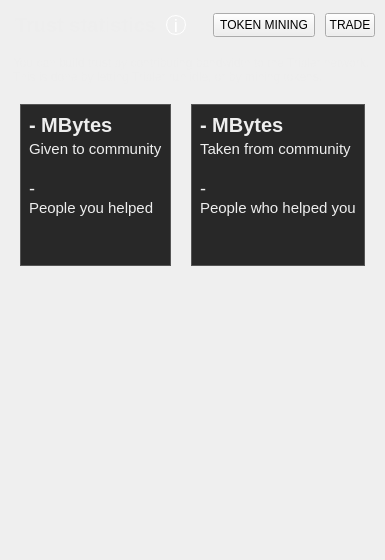
        <widget class="TrustPage" name="trust_page">
         <property name="styleSheet">
          <string notr="true">QLabel { color: #eee; }</string>
         </property>
         <layout class="QVBoxLayout" name="verticalLayout">
          <property name="spacing">
           <number>0</number>
          </property>
          <property name="leftMargin">
           <number>0</number>
          </property>
          <property name="topMargin">
           <number>0</number>
          </property>
          <property name="rightMargin">
           <number>0</number>
          </property>
          <property name="bottomMargin">
           <number>0</number>
          </property>
          <item>
           <widget class="QWidget" name="trust_statistics_header" native="true">
            <layout class="QHBoxLayout" name="horizontalLayout_13">
             <property name="spacing">
              <number>0</number>
             </property>
             <property name="leftMargin">
              <number>0</number>
             </property>
             <property name="topMargin">
              <number>0</number>
             </property>
             <property name="rightMargin">
              <number>0</number>
             </property>
             <property name="bottomMargin">
              <number>0</number>
             </property>
             <item>
              <widget class="QLabel" name="subscribed_channels_header_label">
               <property name="sizePolicy">
                <sizepolicy hsizetype="Preferred" vsizetype="Fixed">
                 <horstretch>0</horstretch>
                 <verstretch>0</verstretch>
                </sizepolicy>
               </property>
               <property name="minimumSize">
                <size>
                 <width>0</width>
                 <height>50</height>
                </size>
               </property>
               <property name="maximumSize">
                <size>
                 <width>16777215</width>
                 <height>50</height>
                </size>
               </property>
               <property name="styleSheet">
                <string notr="true">color: #eee;
                                            background-color: transparent;
                                            font-size: 20px;
                                            font-weight: bold;
                                            margin: 10px;
margin-right: 4px;
margin-top: 9px;</string>
               </property>
               <property name="text">
                <string>Trust statistics</string>
               </property>
              </widget>
             </item>
             <item>
              <widget class="QToolButton" name="trust_explain_button">
               <property name="minimumSize">
                <size>
                 <width>20</width>
                 <height>20</height>
                </size>
               </property>
               <property name="maximumSize">
                <size>
                 <width>20</width>
                 <height>20</height>
                </size>
               </property>
               <property name="font">
                <font>
                 <pointsize>14</pointsize>
                </font>
               </property>
               <property name="cursor">
                <cursorShape>PointingHandCursor</cursorShape>
               </property>
               <property name="styleSheet">
                <string notr="true">border: 1px solid white;
color: white;
border-radius: 10px;
</string>
               </property>
               <property name="text">
                <string>i</string>
               </property>
              </widget>
             </item>
             <item>
              <spacer name="horizontalSpacer_69">
               <property name="orientation">
                <enum>Qt::Horizontal</enum>
               </property>
               <property name="sizeType">
                <enum>QSizePolicy::Expanding</enum>
               </property>
               <property name="sizeHint" stdset="0">
                <size>
                 <width>10</width>
                 <height>20</height>
                </size>
               </property>
              </spacer>
             </item>
             <item>
              <widget class="EllipseButton" name="mine_button">
               <property name="minimumSize">
                <size>
                 <width>80</width>
                 <height>24</height>
                </size>
               </property>
               <property name="maximumSize">
                <size>
                 <width>150</width>
                 <height>24</height>
                </size>
               </property>
               <property name="cursor">
                <cursorShape>PointingHandCursor</cursorShape>
               </property>
               <property name="text">
                <string>TOKEN MINING</string>
               </property>
              </widget>
             </item>
             <item>
              <spacer name="horizontalSpacer_91">
               <property name="orientation">
                <enum>Qt::Horizontal</enum>
               </property>
               <property name="sizeType">
                <enum>QSizePolicy::Fixed</enum>
               </property>
               <property name="sizeHint" stdset="0">
                <size>
                 <width>10</width>
                 <height>20</height>
                </size>
               </property>
              </spacer>
             </item>
             <item>
              <widget class="EllipseButton" name="trade_button">
               <property name="minimumSize">
                <size>
                 <width>50</width>
                 <height>24</height>
                </size>
               </property>
               <property name="maximumSize">
                <size>
                 <width>50</width>
                 <height>24</height>
                </size>
               </property>
               <property name="cursor">
                <cursorShape>PointingHandCursor</cursorShape>
               </property>
               <property name="text">
                <string>TRADE</string>
               </property>
              </widget>
             </item>
             <item>
              <spacer name="horizontalSpacer_20">
               <property name="orientation">
                <enum>Qt::Horizontal</enum>
               </property>
               <property name="sizeType">
                <enum>QSizePolicy::Fixed</enum>
               </property>
               <property name="sizeHint" stdset="0">
                <size>
                 <width>10</width>
                 <height>20</height>
                </size>
               </property>
              </spacer>
             </item>
            </layout>
           </widget>
          </item>
          <item>
           <spacer name="verticalSpacer_16">
            <property name="orientation">
             <enum>Qt::Vertical</enum>
            </property>
            <property name="sizeType">
             <enum>QSizePolicy::Fixed</enum>
            </property>
            <property name="sizeHint" stdset="0">
             <size>
              <width>20</width>
              <height>6</height>
             </size>
            </property>
           </spacer>
          </item>
          <item>
           <widget class="QLabel" name="trust_explanation_label">
            <property name="styleSheet">
             <string notr="true">padding-left: 10px; padding-right: 10px;</string>
            </property>
            <property name="text">
             <string>You can build trust by contributing bandwidth to the Tribler network. This is done by letting Tribler run idle, or by mining tokens.</string>
            </property>
            <property name="wordWrap">
             <bool>true</bool>
            </property>
           </widget>
          </item>
          <item>
           <widget class="QWidget" name="trust_top_container" native="true">
            <property name="sizePolicy">
             <sizepolicy hsizetype="Preferred" vsizetype="Fixed">
              <horstretch>0</horstretch>
              <verstretch>0</verstretch>
             </sizepolicy>
            </property>
            <property name="styleSheet">
             <string notr="true"/>
            </property>
            <layout class="QHBoxLayout" name="horizontalLayout_39">
             <property name="spacing">
              <number>20</number>
             </property>
             <property name="leftMargin">
              <number>20</number>
             </property>
             <property name="topMargin">
              <number>20</number>
             </property>
             <property name="rightMargin">
              <number>20</number>
             </property>
             <property name="bottomMargin">
              <number>20</number>
             </property>
             <item>
              <widget class="QWidget" name="trust_general_stats_box" native="true">
               <property name="styleSheet">
                <string notr="true">QWidget { 
background-color: #282828; border: 1px solid #555;
}
QLabel {
border: none;
}</string>
               </property>
               <layout class="QVBoxLayout" name="verticalLayout_10">
                <property name="spacing">
                 <number>0</number>
                </property>
                <item>
                 <widget class="QLabel" name="trust_contribution_amount_label">
                  <property name="styleSheet">
                   <string notr="true">font-size: 20px; font-weight: bold;</string>
                  </property>
                  <property name="text">
                   <string>- MBytes</string>
                  </property>
                 </widget>
                </item>
                <item>
                 <spacer name="verticalSpacer_19">
                  <property name="orientation">
                   <enum>Qt::Vertical</enum>
                  </property>
                  <property name="sizeType">
                   <enum>QSizePolicy::Minimum</enum>
                  </property>
                  <property name="sizeHint" stdset="0">
                   <size>
                    <width>20</width>
                    <height>3</height>
                   </size>
                  </property>
                 </spacer>
                </item>
                <item>
                 <widget class="QLabel" name="label_48">
                  <property name="styleSheet">
                   <string notr="true">font-size: 15px;</string>
                  </property>
                  <property name="text">
                   <string>Given to community</string>
                  </property>
                 </widget>
                </item>
                <item>
                 <spacer name="verticalSpacer_18">
                  <property name="orientation">
                   <enum>Qt::Vertical</enum>
                  </property>
                  <property name="sizeType">
                   <enum>QSizePolicy::Minimum</enum>
                  </property>
                  <property name="sizeHint" stdset="0">
                   <size>
                    <width>20</width>
                    <height>20</height>
                   </size>
                  </property>
                 </spacer>
                </item>
                <item>
                 <widget class="QLabel" name="trust_people_helped_label">
                  <property name="styleSheet">
                   <string notr="true">font-size: 18px;</string>
                  </property>
                  <property name="text">
                   <string>-</string>
                  </property>
                 </widget>
                </item>
                <item>
                 <widget class="QLabel" name="label_49">
                  <property name="styleSheet">
                   <string notr="true">font-size: 15px;</string>
                  </property>
                  <property name="text">
                   <string>People you helped</string>
                  </property>
                 </widget>
                </item>
                <item>
                 <spacer name="verticalSpacer_15">
                  <property name="orientation">
                   <enum>Qt::Vertical</enum>
                  </property>
                  <property name="sizeType">
                   <enum>QSizePolicy::Expanding</enum>
                  </property>
                  <property name="sizeHint" stdset="0">
                   <size>
                    <width>20</width>
                    <height>40</height>
                   </size>
                  </property>
                 </spacer>
                </item>
               </layout>
              </widget>
             </item>
             <item>
              <widget class="QWidget" name="trust_interactions_stats_box" native="true">
               <property name="styleSheet">
                <string notr="true">QWidget { 
background-color: #282828; border: 1px solid #555;
}
QLabel {
border: none;
}</string>
               </property>
               <layout class="QVBoxLayout" name="verticalLayout_12">
                <property name="spacing">
                 <number>0</number>
                </property>
                <item>
                 <widget class="QLabel" name="trust_consumption_amount_label">
                  <property name="styleSheet">
                   <string notr="true">font-size: 20px; font-weight: bold;</string>
                  </property>
                  <property name="text">
                   <string>- MBytes</string>
                  </property>
                 </widget>
                </item>
                <item>
                 <spacer name="verticalSpacer_21">
                  <property name="orientation">
                   <enum>Qt::Vertical</enum>
                  </property>
                  <property name="sizeType">
                   <enum>QSizePolicy::Fixed</enum>
                  </property>
                  <property name="sizeHint" stdset="0">
                   <size>
                    <width>20</width>
                    <height>3</height>
                   </size>
                  </property>
                 </spacer>
                </item>
                <item>
                 <widget class="QLabel" name="label_50">
                  <property name="styleSheet">
                   <string notr="true">font-size: 15px;</string>
                  </property>
                  <property name="text">
                   <string>Taken from community</string>
                  </property>
                 </widget>
                </item>
                <item>
                 <spacer name="verticalSpacer_20">
                  <property name="orientation">
                   <enum>Qt::Vertical</enum>
                  </property>
                  <property name="sizeType">
                   <enum>QSizePolicy::Fixed</enum>
                  </property>
                  <property name="sizeHint" stdset="0">
                   <size>
                    <width>20</width>
                    <height>20</height>
                   </size>
                  </property>
                 </spacer>
                </item>
                <item>
                 <widget class="QLabel" name="trust_people_helped_you_label">
                  <property name="styleSheet">
                   <string notr="true">font-size: 18px;</string>
                  </property>
                  <property name="text">
                   <string>-</string>
                  </property>
                 </widget>
                </item>
                <item>
                 <widget class="QLabel" name="label_52">
                  <property name="styleSheet">
                   <string notr="true">font-size: 15px;</string>
                  </property>
                  <property name="text">
                   <string>People who helped you</string>
                  </property>
                 </widget>
                </item>
                <item>
                 <spacer name="verticalSpacer_17">
                  <property name="orientation">
                   <enum>Qt::Vertical</enum>
                  </property>
                  <property name="sizeHint" stdset="0">
                   <size>
                    <width>20</width>
                    <height>40</height>
                   </size>
                  </property>
                 </spacer>
                </item>
               </layout>
              </widget>
             </item>
            </layout>
           </widget>
          </item>
          <item>
           <widget class="QWidget" name="widget_24" native="true">
            <property name="sizePolicy">
             <sizepolicy hsizetype="Preferred" vsizetype="Expanding">
              <horstretch>0</horstretch>
              <verstretch>0</verstretch>
             </sizepolicy>
            </property>
            <property name="styleSheet">
             <string notr="true"/>
            </property>
            <layout class="QHBoxLayout" name="horizontalLayout_37">
             <property name="spacing">
              <number>20</number>
             </property>
             <property name="leftMargin">
              <number>20</number>
             </property>
             <property name="topMargin">
              <number>0</number>
             </property>
             <property name="rightMargin">
              <number>20</number>
             </property>
             <property name="bottomMargin">
              <number>20</number>
             </property>
             <item>
              <widget class="QWidget" name="widget_10" native="true">
               <property name="styleSheet">
                <string notr="true"/>
               </property>
               <layout class="QVBoxLayout" name="verticalLayout_13">
                <property name="spacing">
                 <number>0</number>
                </property>
                <property name="leftMargin">
                 <number>2</number>
                </property>
                <property name="topMargin">
                 <number>2</number>
                </property>
                <property name="rightMargin">
                 <number>2</number>
                </property>
                <property name="bottomMargin">
                 <number>2</number>
                </property>
                <item>
                 <widget class="QWidget" name="plot_widget" native="true">
                  <property name="minimumSize">
                   <size>
                    <width>0</width>
                    <height>250</height>
                   </size>
                  </property>
                  <property name="baseSize">
                   <size>
                    <width>0</width>
                    <height>250</height>
                   </size>
                  </property>
                  <property name="styleSheet">
                   <string notr="true">border: none;</string>
                  </property>
                  <layout class="QVBoxLayout" name="verticalLayout_14">
                   <property name="leftMargin">
                    <number>0</number>
                   </property>
                   <property name="topMargin">
                    <number>0</number>
                   </property>
                   <property name="rightMargin">
                    <number>0</number>
                   </property>
                   <property name="bottomMargin">
                    <number>0</number>
                   </property>
                  </layout>
                 </widget>
                </item>
               </layout>
              </widget>
             </item>
            </layout>
           </widget>
          </item>
         </layout>
        </widget>
